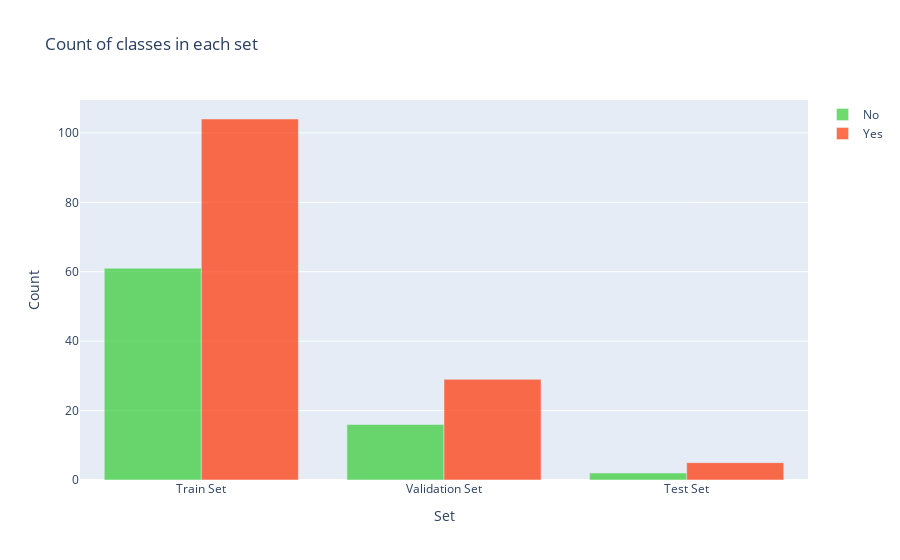

The notebook cell this image was saved under:
### Code cell
y = dict()
y[0] = []
y[1] = []
for set_name in (y_train, y_val, y_test):
    y[0].append(np.sum(set_name == 0))
    y[1].append(np.sum(set_name == 1))

trace0 = go.Bar(
    x=['Train Set', 'Validation Set', 'Test Set'],
    y=y[0],
    name='No',
    marker=dict(color='#33cc33'),
    opacity=0.7
)
trace1 = go.Bar(
    x=['Train Set', 'Validation Set', 'Test Set'],
    y=y[1],
    name='Yes',
    marker=dict(color='#ff3300'),
    opacity=0.7
)
data = [trace0, trace1]
layout = go.Layout(
    title='Count of classes in each set',
    xaxis={'title': 'Set'},
    yaxis={'title': 'Count'}
)
fig = go.Figure(data, layout)
iplot(fig)

### Figure 1 — Plotly figure (JSON) as saved in the notebook; plotly's stock layout.template omitted (floating-point values rounded to 4 significant figures)
{"data": [{"marker": {"color": "#33cc33"}, "name": "No", "opacity": 0.7, "x": ["Train Set", "Validation Set", "Test Set"], "y": [61, 16, 2], "type": "bar"}, {"marker": {"color": "#ff3300"}, "name": "Yes", "opacity": 0.7, "x": ["Train Set", "Validation Set", "Test Set"], "y": [104, 29, 5], "type": "bar"}], "layout": {"title": {"text": "Count of classes in each set"}, "xaxis": {"title": {"text": "Set"}}, "yaxis": {"title": {"text": "Count"}}}}
